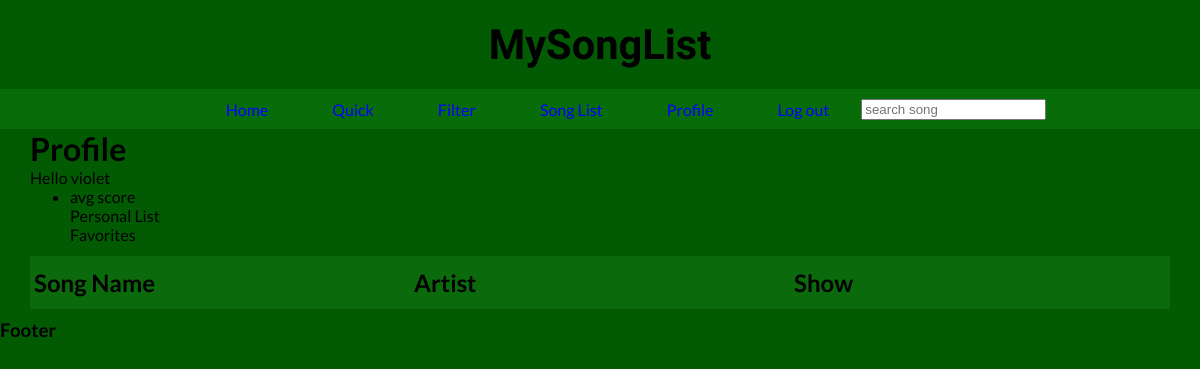
The page /profile/ (signed in) on the database as committed earlier.
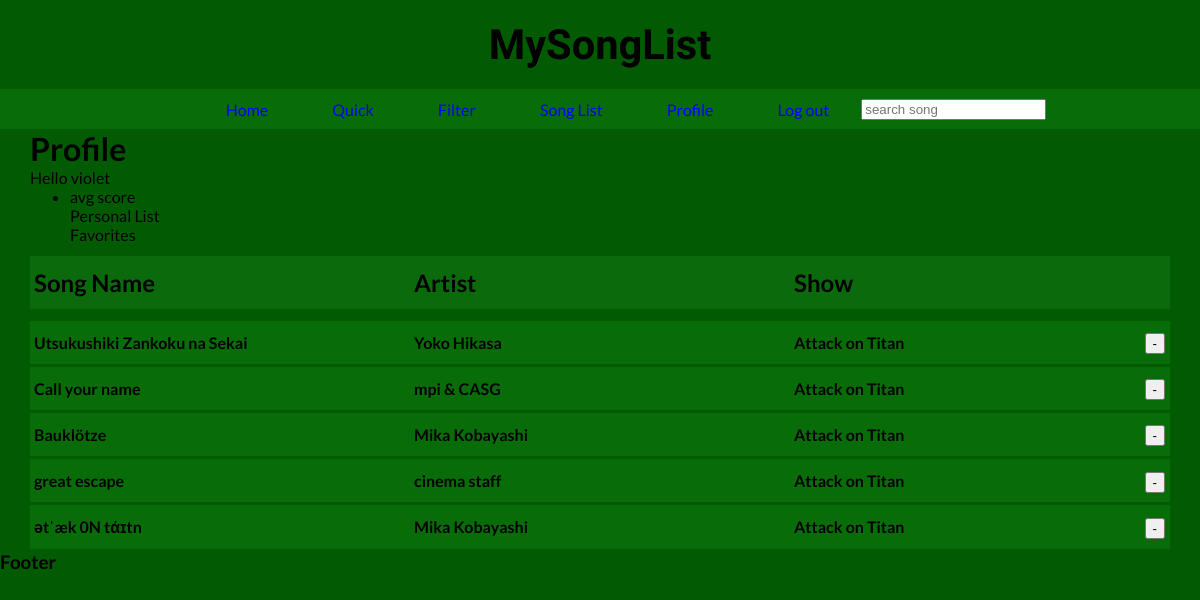
The same page on the database as committed later.
### search/models.py (models this page shows, shortened)
class UserList(models.Model):
    ProfileUser = models.ForeignKey(MySongUser, on_delete=models.CASCADE)
    ProfileSong = models.ForeignKey(AotData, on_delete=models.CASCADE)
    class Meta:
        unique_together = [['ProfileUser', 'ProfileSong']]

class AotData(models.Model):
    song = models.CharField(max_length=200)
    artist = models.CharField(max_length=200)
    annid = models.IntegerField(blank=True)
    show = models.CharField(max_length=200)
    opedin = models.CharField(max_length=25)
    h720 = models.URLField(max_length=100, blank=True)
    h480 = models.URLField(max_length=100, blank=True)
    mp3 = models.URLField(max_length=100, blank=True)

### search/views.py (the view)
# urls.py: path('profile/', views.profile, name='profile'),
def profile(request):
    profile_songs = UserList.objects.all()
    if request.method == 'POST':
        song_primary_remove = request.POST.get('song_primary_key_remove')
        user_primary_remove = request.POST.get('user_primary_key_remove')
        aotsnippet_remove = AotData.objects.get(pk=int(song_primary_remove))
        usersnippet_remove = MySongUser.objects.get(pk=int(user_primary_remove))
        usersnippet_remove.my_songs.remove(aotsnippet_remove)
        return render(request, 'search/profile.html', {
            'profile_songs': profile_songs,
            'song_primary_remove': song_primary_remove,
            'user_primary_remove': user_primary_remove,
        })
    else:
        return render(request, 'search/profile.html', {
            'profile_songs': profile_songs,
        })

### search/templates/search/profile.html (shortened to what this page needs)
{% extends 'search/base.html' %}
{% load static %}
    {% block content %}
    <div>
        <h1>Profile</h1>
        <p>Hello {{ user }}</p>
        <ul>
            <li>
                <p>avg score</p>
                <p>Personal List</p>
                <p>Favorites</p>
            </li>
        </ul>
    </div>
    <div id="song_list_header_space">
    </div>
    <div class="single main-header">
        <h4>
            Song Name
        </h4>
        <h4>
            Artist
        </h4>
        <h4>
            Show
        </h4>
    </div>
    <ul id="results" class="result">
    </ul>
    {% for data in profile_songs %}
    {% if data.ProfileUser.MyUser == user %}
    <div style="display: block; position: relative;">
        <li class="content">
            <div onclick=show(this)>
                <div class="single main-results">
                    <h4>
                        {{ data.ProfileSong.song }}
                    </h4>
                    <h4>
                        {{ data.ProfileSong.artist }}
                    </h4>
                    <h4>
                        {{ data.ProfileSong.show }}
                    </h4>
                </div>
            </div>
        </li>
        <div style="position: absolute; right:5px; top: 13px;">
            <form action="{% url 'profile' %}" method=POST>
                <input
                type="submit"
                value="-"
                name="submit_remove">
            </form>
        </div>
    </div>
    {% endif %}
    {% endfor %}
    {% endblock %}

Rows that differ between the two databases and show on the page:
added UserList: ProfileSong.song "Utsukushiki Zankoku na Sekai", ProfileSong.artist "Yoko Hikasa", ProfileSong.show "Attack on Titan"
added UserList: ProfileSong.song "Call your name", ProfileSong.artist "mpi & CASG", ProfileSong.show "Attack on Titan"
added UserList: ProfileSong.song "Bauklötze", ProfileSong.artist "Mika Kobayashi", ProfileSong.show "Attack on Titan"
added UserList: ProfileSong.song "great escape", ProfileSong.artist "cinema staff", ProfileSong.show "Attack on Titan"
added UserList: ProfileSong.song "ətˈæk 0N tάɪtn", ProfileSong.artist "Mika Kobayashi", ProfileSong.show "Attack on Titan"
